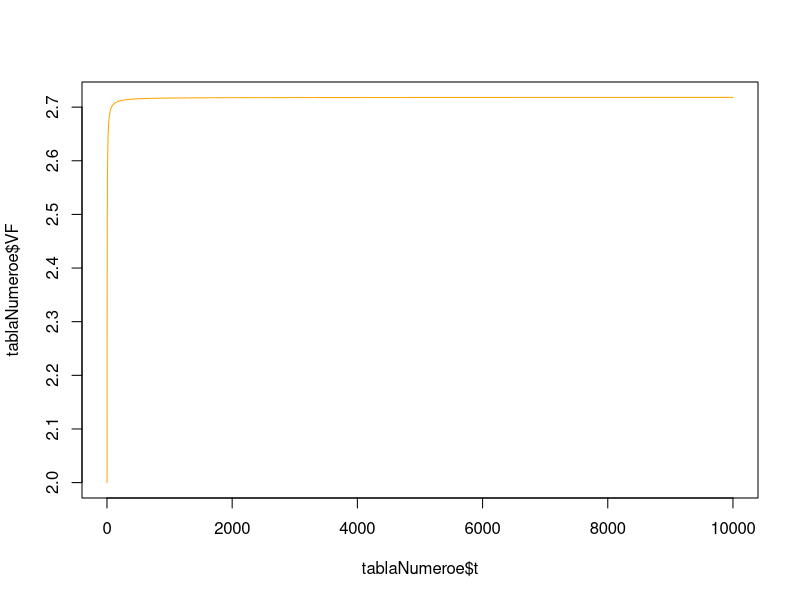

Write R code to recreate this figure.
# Este es nuestro primer script de R en clase:
# Creamos un objeto numerico llamdo a:
a=5
# Creamos un objeto numerico llamdo A:
A=5
# Creamos un objeto numerico llamdo "A.2":
A.2=5
# Creamos un vector de numeros:
vector1=c(1,2,pi,10)
# Creamos un vectorcon una secuencia sw numeros del 1 al 100,000:
t=1:100000
# Creamos una secuencia de numeros pero ahora se incrementan en 
# 0.02 unidades:
t2=seq(from=1,to=10,by=0.02)
#CREAMOS UN OBJETO CON UNA SOLA CADENA DE TEXTO:
objetoTexto1="UMSNH"
#Creamos un vector con cadenas de texto:
vectroTexto1=c("FCCA","UMSNH","2024")

#Creamos un objeto tipo data.frame con los calculos del numero e:
#Primero creamos los objetos que seraninsumos para el calculo de VF:
VA=1
i=1
nTotal=10000
t=1:nTotal
tablaNumeroe=data.frame(
                        t=t,
                         VF=VA*((1+(i/t))^t)
                         )

# Creamos un objeto tipo lista con la tabla del numero e y algunos otros objetos:
objetoLista1=list(
                  tablaE=tablaNumeroe,
                  valorActual=VA,
                  tasaInteres=i,
                  periodosSimulados=nTotal
                  )      
VA=1
i=1
nTotal=10000
t=1:nTotal
tablaNumeroe=data.frame(
                        t=t,
                         VF=VA*((1+(i/t))^t)
                         )

# Ahora grafico los valores de la tabla del número e:

plot(x=tablaNumeroe$t,y=tablaNumeroe$VF,type="l",
     col="orange")
